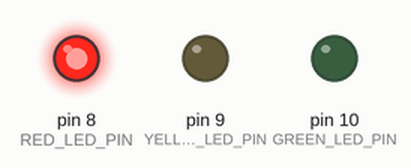
Simulated run of this sketch. Board: Arduino Uno, built with avr-gcc and run on an emulated ATmega328P. Parts: output pins drawn as LEDs (lit = HIGH).

Above: at 2.5 s.
At 6.0 s:
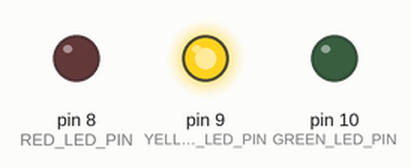
At 9.5 s:
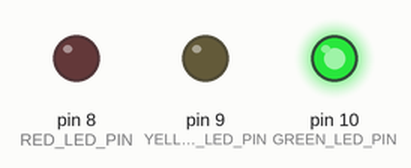
Timing chart, 0 to 15.6 s (numbered marks = the images above):
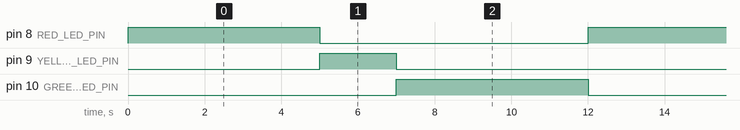

Measured:
- by itself, pin 8 (RED_LED_PIN), pin 10 (GREEN_LED_PIN): alternates HIGH for 5.0 s and LOW for 7.0 s
- by itself, pin 9 (YELLOW_LED_PIN): alternates HIGH for 2.0 s and LOW for 10.0 s
- by itself, everything shown: repeats every 12.0 s, in 4 steps

The sketch:

Traffic.ino
```cpp
#define RED_LED_PIN 8
#define YELLOW_LED_PIN 9
#define GREEN_LED_PIN 10

void setup() {
  pinMode(RED_LED_PIN, OUTPUT);
  pinMode(YELLOW_LED_PIN, OUTPUT);
  pinMode(GREEN_LED_PIN, OUTPUT);
}

void loop() {
  digitalWrite(RED_LED_PIN, HIGH);
  delay(5000);
  digitalWrite(RED_LED_PIN, LOW);

  digitalWrite(YELLOW_LED_PIN, HIGH);
  delay(2000);
  digitalWrite(YELLOW_LED_PIN, LOW);

  digitalWrite(GREEN_LED_PIN, HIGH);
  delay(5000);
  digitalWrite(GREEN_LED_PIN, LOW);
}
```
